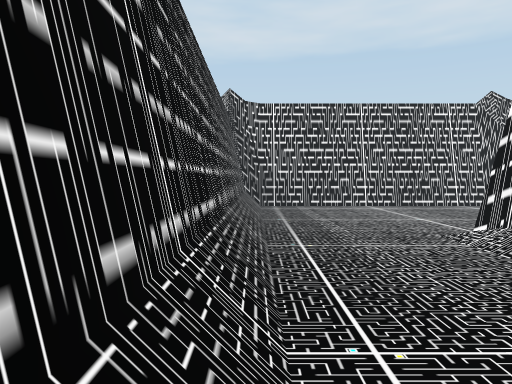
view 1 (above)

24 first-person views from a walk through a 3-D level made in the Unity game engine. The camera is 1.2 m above the floor, tilts 2° down and sees 70° across. The floor is counted in squares, 2 m on a side. Each view is taken from the middle of a square. On the plan, view 1 faces up. The plan holds only what a view shows up to about 10 squares ahead; the rest is blank. The place goes on beyond the plan. The player is left out.

view 2
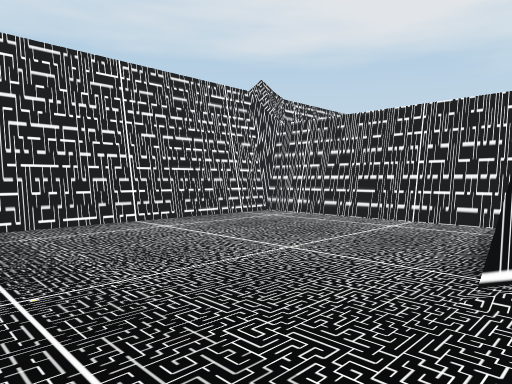

view 3
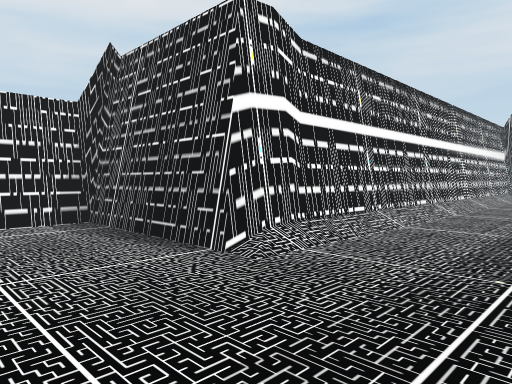

view 4
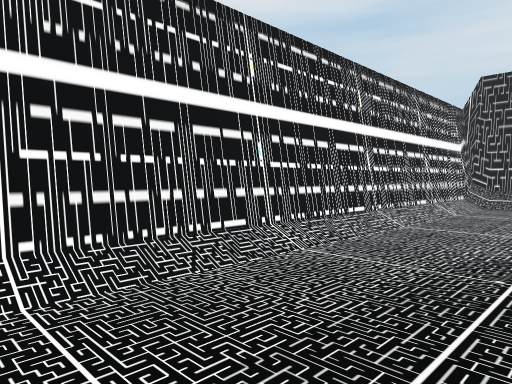

view 5
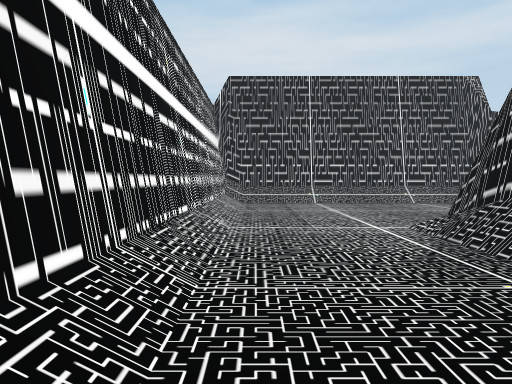

view 6
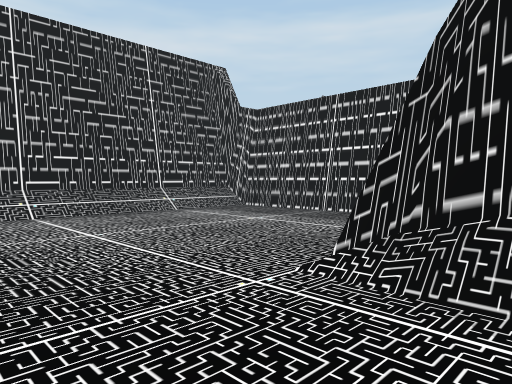

view 7
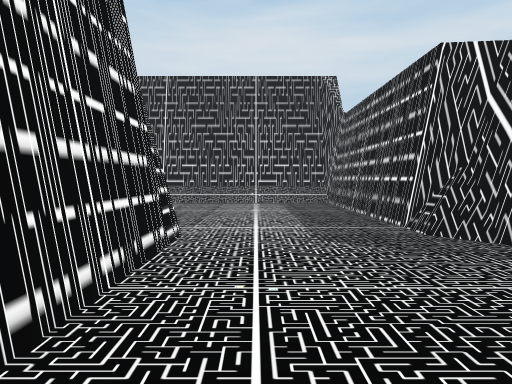

view 8
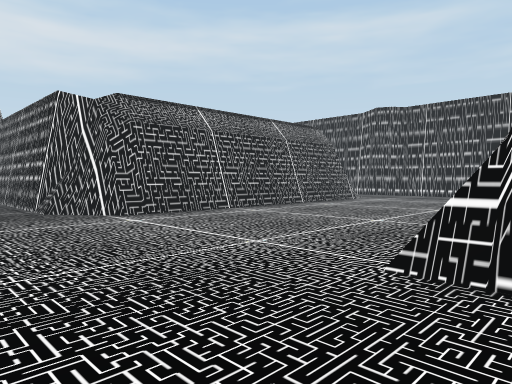

view 9
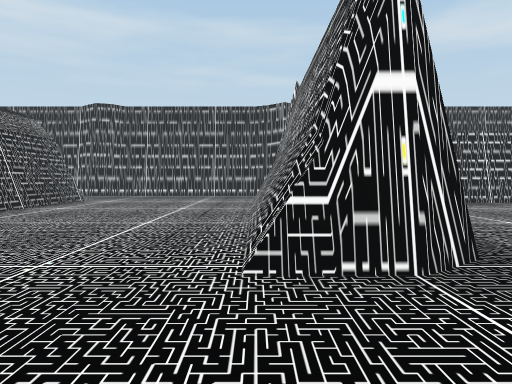

view 10
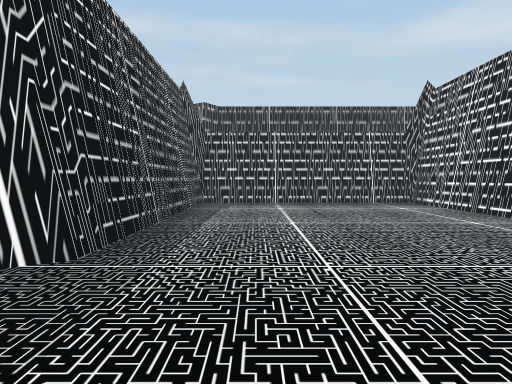

view 11
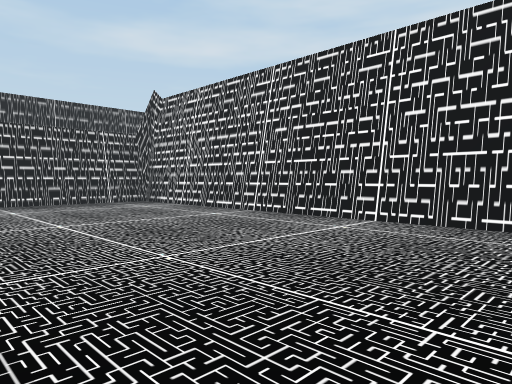

view 12
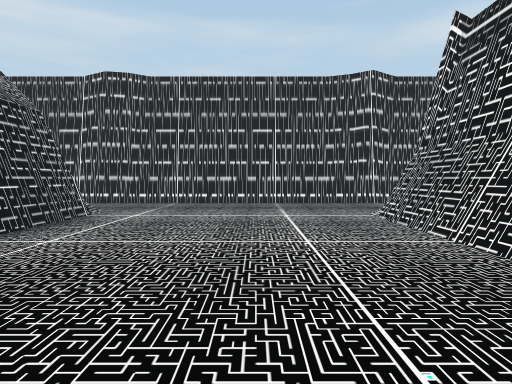

view 13
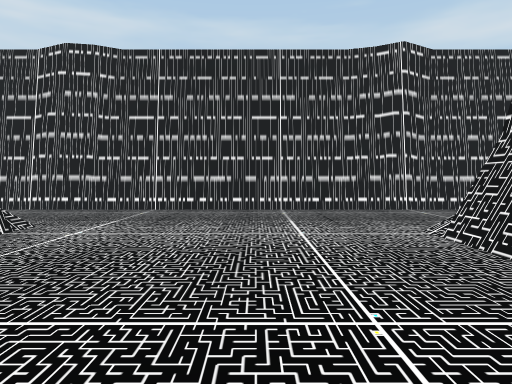

view 14
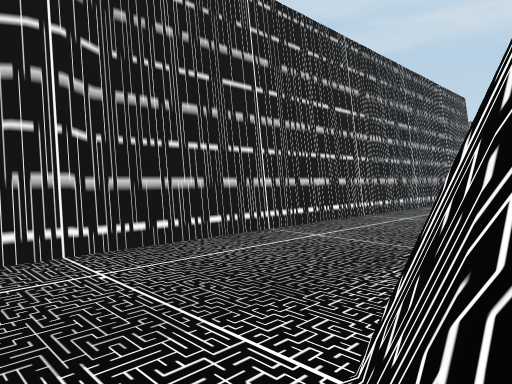

view 15
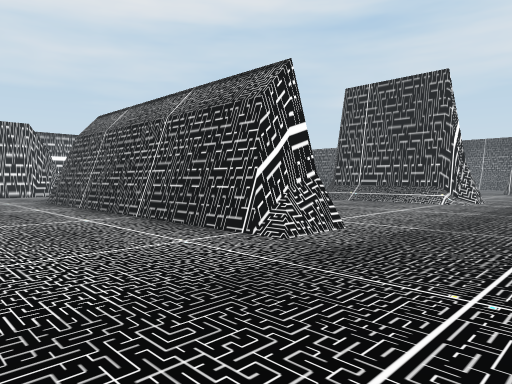

view 16
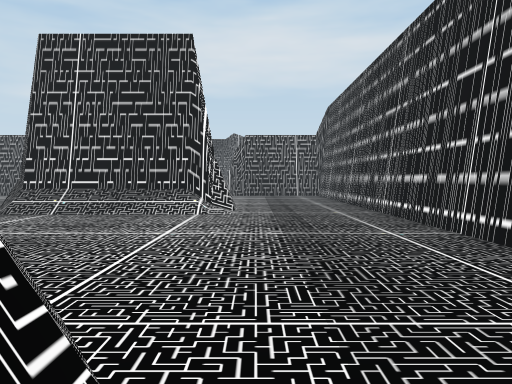

view 17
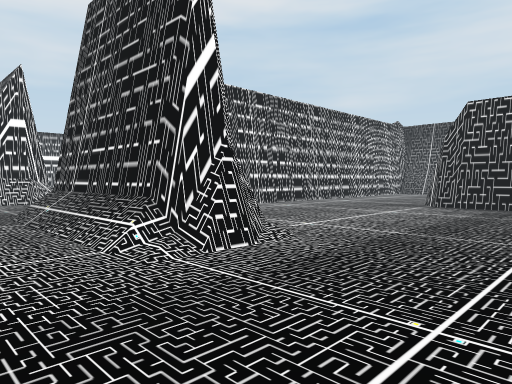

view 18
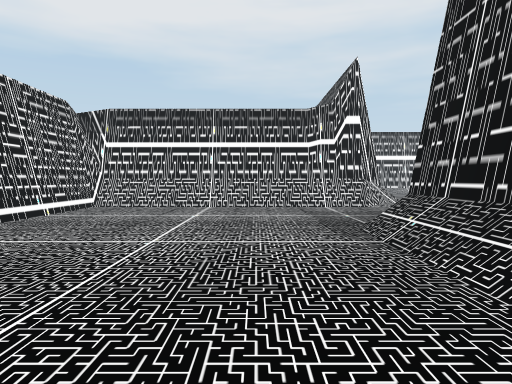

view 19
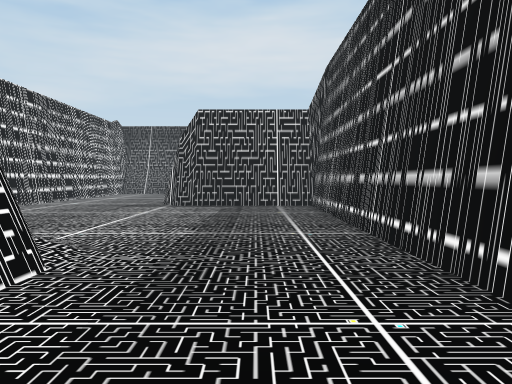

view 20
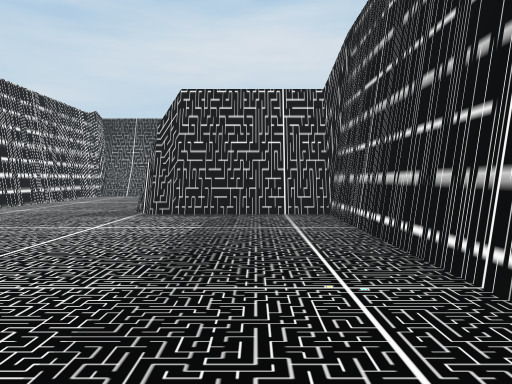

view 21
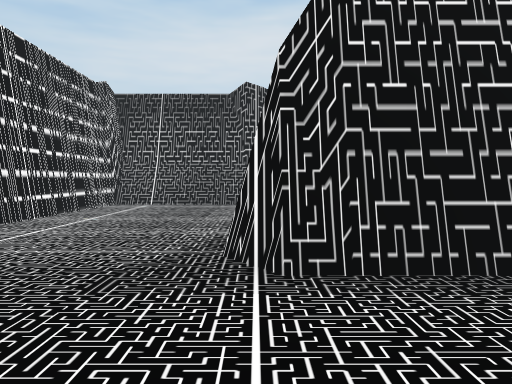

view 22
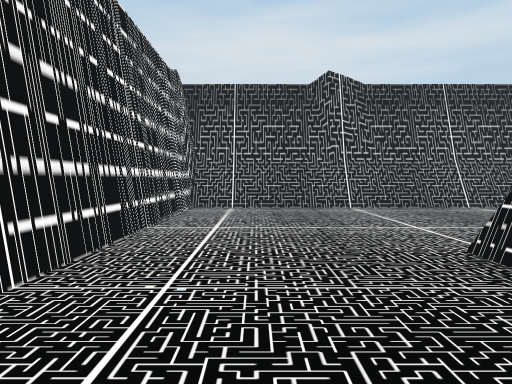

view 23
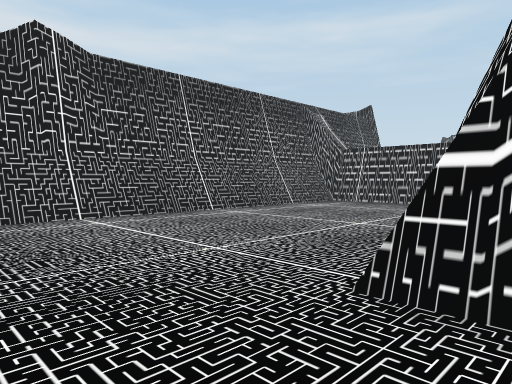

view 24
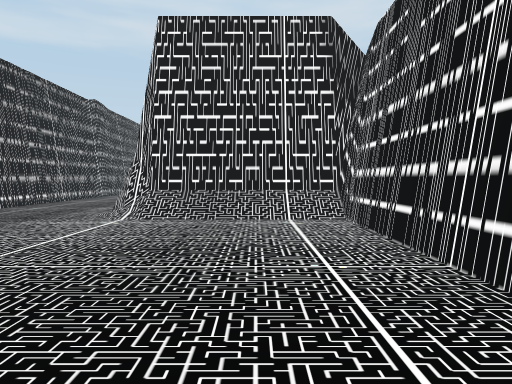

### Floor plan
Key: @ floor where view 1 was taken; # wall or solid block; . floor; / step, stairs or slope.
Columns run from 18 left of view 1 to 7 right of it. Each row starts with its distance up from view 1.
 14   #
 13   #
 12   #.
 11   #.
 10   #.. ##########  ########
  9   #.. #.........  /......#
  8   #.. #.......... /......#
  7   #...#.......... /......#
  6   #...#.......... /......#
  5   #...#.......... /......#
  4   #...########... /..#####
  3   #....#######... /..#
  2   #..............#/..#
  1   #..............#/..#
  0   #..............#@..#
 -1   #..............#/..#
 -2   #...########...#/..#
 -3   #...#   #####..#/..#
 -4   #..... ....##......#
 -5   #..........##......#
 -6   #..........##......#
 -7   #..........##......#
 -8   #..........##......#
 -9   #...#####..#########
-10   #...#####  .#
-11   #.......#
-12   #.......#
-13   #.......#
-14   #.......#
-15   #.......#
-16   #####...#
-17       #...#
-18    .......#
-19 ..........#
-20 ..........#
-21 ..........#
-22 ###########

Where each view was taken, in squares from view 1:
view 1: 0 up, 0 right, facing up
view 2: 4 up, 0 right, facing up-right
view 3: 7 up, 0 right, facing down-right
view 4: 2 up, 0 right, facing down-right
view 5: 1 up, 2 right, facing down
view 6: 2 down, 2 right, facing down-left
view 7: 1 up, 2 left, facing down
view 8: 4 up, 2 left, facing down-left
view 9: 3 up, 2 left, facing left
view 10: 6 up, 2 left, facing left
view 11: 5 up, 2 left, facing up-left
view 12: 1 up, 6 left, facing left
view 13: 1 up, 8 left, facing left
view 14: 3 up, 12 left, facing up-left
view 15: 1 up, 15 left, facing down-right
view 16: 2 down, 13 left, facing down
view 17: 7 down, 15 left, facing down-right
view 18: 7 down, 13 left, facing right
view 19: 7 down, 14 left, facing down
view 20: 9 down, 14 left, facing down
view 21: 13 down, 12 left, facing down
view 22: 14 down, 10 left, facing down
view 23: 16 down, 10 left, facing down-left
view 24: 16 down, 10 left, facing up
